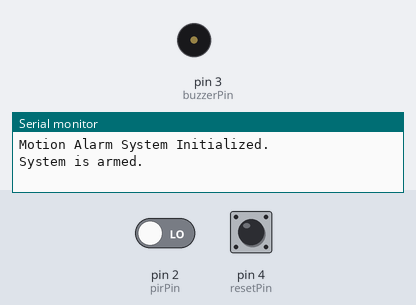
Recording of a sketch running on a simulated Arduino Uno, built with avr-gcc and run on an emulated ATmega328P. On the bench: buzzer (waves = sounding, pin HIGH), the last lines printed to the serial monitor. The test bench sets the inputs (shaded band); at power-on: pin 2 (pirPin) LOW, pin 4 (resetPin) HIGH.

Above: at 1.2 s.
1.3 s: pin 2 (pirPin) driven HIGH
At 2.4 s:
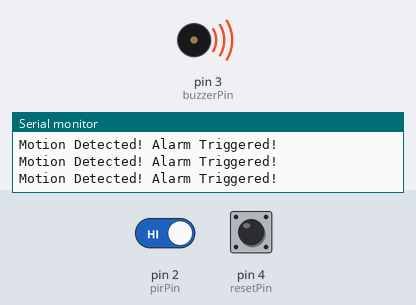
2.8 s: pin 4 (resetPin) pulled LOW for 0.15 s
At 3.2 s:
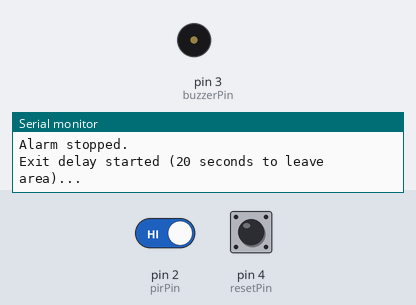
Timing chart, 0 to 24.4 s (numbered marks = the images above; inputs shaded):
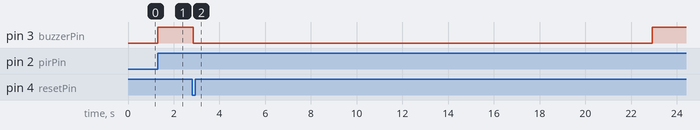

The sketch:

motion_alarm.ino
```cpp
// --- Motion Alarm System with Reset and Exit Delay ---
// Description: Triggers a buzzer when motion is detected.
// Press the reset button to stop the alarm and rearm after a 20s exit delay.

const int pirPin = 2;        // PIR motion sensor digital output
const int buzzerPin = 3;     // Buzzer pin (active buzzer)
const int resetPin = 4;      // Button pin to reset and rearm the system

bool systemArmed = true;     // Alarm system starts armed
bool alarmTriggered = false;

unsigned long delayStart = 0;
const unsigned long exitDelay = 20000; // 20 seconds in milliseconds

void setup() {
  pinMode(pirPin, INPUT);
  pinMode(buzzerPin, OUTPUT);
  pinMode(resetPin, INPUT_PULLUP); // Button connected to GND
  digitalWrite(buzzerPin, LOW);    // Ensure buzzer is off

  Serial.begin(9600);
  Serial.println("Motion Alarm System Initialized.");
  Serial.println("System is armed.");
}

void loop() {
  // If system is armed and motion is detected, trigger the alarm
  if (systemArmed && digitalRead(pirPin) == HIGH) {
    alarmTriggered = true;
    digitalWrite(buzzerPin, HIGH);
    Serial.println("Motion Detected! Alarm Triggered!");
  }

  // If reset button is pressed (LOW because of INPUT_PULLUP)
  if (digitalRead(resetPin) == LOW) {
    Serial.println("Reset button pressed.");
    resetAlarm();
  }
}

// Function to reset the alarm and re-arm system after exit delay
void resetAlarm() {
  // Stop buzzer
  digitalWrite(buzzerPin, LOW);
  alarmTriggered = false;
  systemArmed = false;

  Serial.println("Alarm stopped.");
  Serial.println("Exit delay started (20 seconds to leave area)...");

  delayStart = millis();

  // Wait for 20 seconds before rearming
  while (millis() - delayStart < exitDelay) {
    // Allow button bounce handling or later upgrades
  }

  systemArmed = true;
  Serial.println("System rearmed.");
}
```

Measured:
- after the input at 1.3 s, pin 3 (buzzerPin): LOW → HIGH at once
- after the input at 2.8 s, pin 3 (buzzerPin): HIGH → LOW after 0.06 s, → HIGH 20.1 s later
